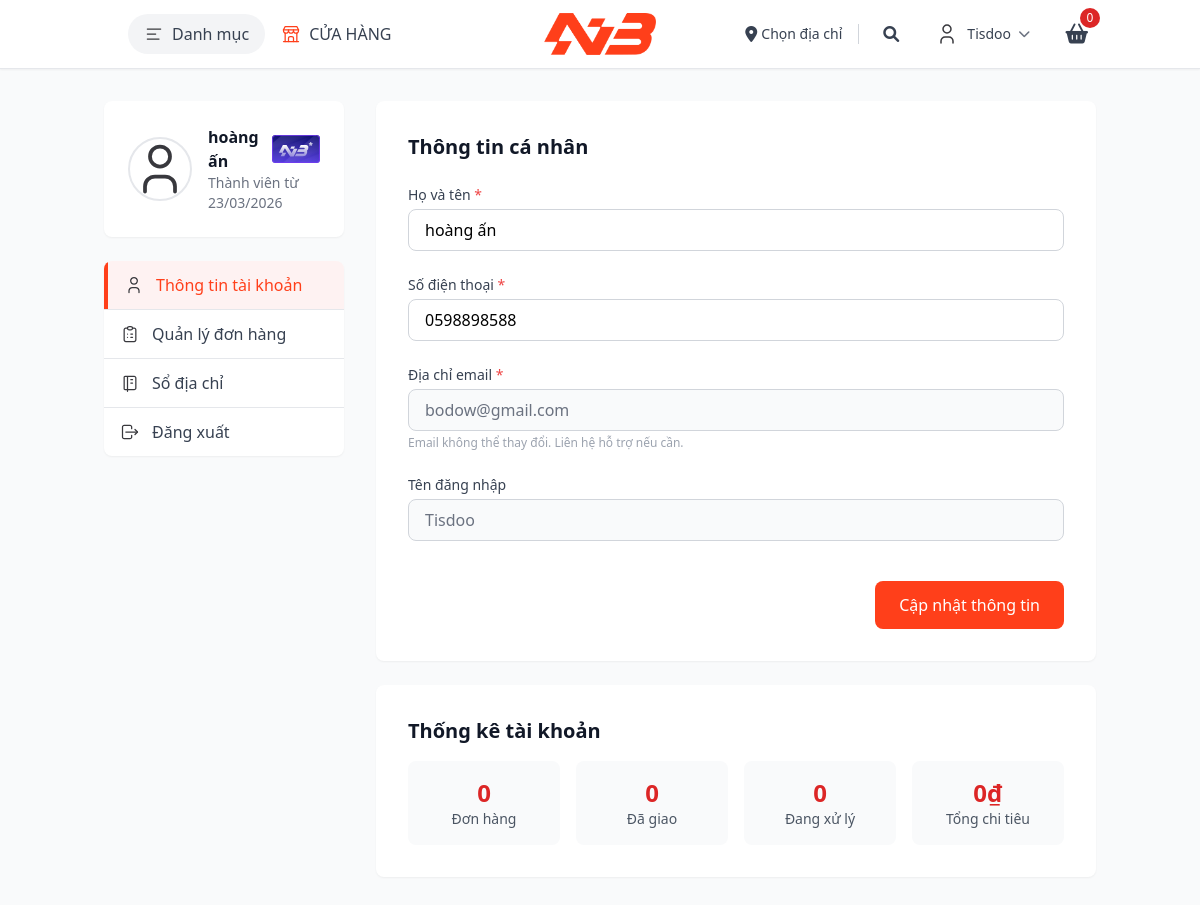
Screenshot of /view/my-account.php (signed in) with the database file from the repository.
### tables this page shows
CREATE TABLE `users` (
  `User_id` int(11) NOT NULL,
  `Username` varchar(50) NOT NULL,
  `password` varchar(255) NOT NULL,
  `Ho_ten` varchar(100) DEFAULT NULL,
  `email` varchar(100) DEFAULT NULL,
  `SDT` varchar(15) DEFAULT NULL,
  `role` tinyint(1) DEFAULT 0,
  `status` tinyint(1) DEFAULT 1,
  `created_at` datetime DEFAULT current_timestamp()
);

### view/my-account.php (the view, shortened to what this page needs)
<?php
require_once '../control/connect.php';
$user_id = $_SESSION['user_id'];
$stmt = $conn->prepare("SELECT User_id, Username, Ho_ten, email, SDT, role, status, created_at FROM users WHERE User_id = ?");
$stmt->bind_param("i", $user_id);
$stmt->execute();
$user = $stmt->get_result()->fetch_assoc();
$created_date = !empty($user['created_at']) ? date('d/m/Y', strtotime($user['created_at'])) : 'N/A';
?>
<!DOCTYPE html>
<html lang="vi">
<head>
    <script src="https://cdn.tailwindcss.com"></script>
    <link rel="stylesheet" href="https://cdnjs.cloudflare.com/ajax/libs/font-awesome/6.0.0-beta3/css/all.min.css">
</head>
<body class="font-sans antialiased bg-gray-50">
    <div id="wrapper" class="min-h-screen flex flex-col">
        <header id="header" class="sticky top-0 z-40 bg-white shadow-sm">
            <div class="header-wrapper">
                <div id="masthead" class="py-2 md:py-3 border-b">
                    <div class="container mx-auto px-4 flex items-center justify-between">
                        <div class="hidden md:flex items-center flex-1 ml-6">
                            <ul class="flex items-center space-x-4">
                                <li class="relative" id="mega-menu-container">
                                    <button id="mega-menu-trigger"
                                        class="button-menu flex items-center px-4 py-2 bg-gray-100 text-gray-700 rounded-full hover:bg-gray-200 transition">
                                        <img src="../img/icons/menu.svg" class="w-5 h-5 mr-2" alt="menu">
                                        <span>Danh mục</span>
                                    </button>
                                </li>
                                <li><a href="shop.php"
                                        class="flex items-center text-gray-700 hover:text-red-600 font-medium"><img
                                            src="../img/icons/store.svg" class="w-5 h-5 flex-shrink-0 mr-2"><span>CỬA
                                            HÀNG</span></a></li>
                            </ul>
                        </div>
                        <div id="logo" class="flex-shrink-1 absolute left-1/2 transform -translate-x-1/2">
                            <a href="../index.php" title="NVBPlay" rel="home">
                                <img width="100" height="40" src="../img/icons/logonvb.png" alt="NVBPlay"
                                    class="h-12 md:h-14 w-auto transform scale-75">
                            </a>
                        </div>
                        <div class="hidden md:flex items-center space-x-4">
                            <div class="address-book">
                                <a href="./my-account/address-book.php"
                                    class="flex items-center text-gray-700 hover:text-red-600">
                                    <i class="fas fa-map-marker-alt mr-1"></i>
                                    <span class="shipping-address text-sm"><span class="text">Chọn địa chỉ</span></span>
                                </a>
                            </div>
                            <div class="search-header relative">
                                <button class="search-toggle p-2"><i
                                        class="fas fa-search text-gray-700 hover:text-red-600"></i></button>
                            </div>
                            <div class="user-dropdown">
                                <button id="userToggle"
                                    class="flex items-center space-x-2 hover:bg-gray-100 px-3 py-2 rounded-lg transition">
                                    <img src="../img/icons/account.svg" class="w-6 h-6" alt="Account">
                                    <span
                                        class="text-sm font-medium text-gray-700"><?php echo htmlspecialchars($user['Username']); ?></span>
                                    <i class="fas fa-chevron-down text-xs text-gray-500"></i>
                                </button>
                            </div>
                            <a href="./cart.php" class="relative p-2">
                                <i class="fas fa-shopping-basket text-gray-700 hover:text-red-600 text-xl"></i>
                                <span
                                    class="absolute -top-1 -right-1 bg-red-600 text-white text-xs rounded-full h-5 w-5 flex items-center justify-center">0</span>
                            </a>
                        </div>
                    </div>
                </div>
            </div>
        </header>
        <main class="flex-1">
            <div class="container mx-auto px-4 py-4 md:py-8">
                <div class="flex flex-col lg:flex-row gap-4 md:gap-8">
                    <div class="lg:w-1/4">
                        <div class="bg-white rounded-lg shadow-sm p-6 mb-6">
                            <div class="flex items-center space-x-4">
                                <img src="../img/icons/account.svg" alt="User avatar"
                                    class="w-16 h-16 rounded-full border-2 border-gray-200">
                                <div class="flex-1">
                                    <div class="flex items-center justify-between">
                                        <div class="flex items-center">
                                            <h3 class="font-semibold text-gray-900">
                                                <?php echo htmlspecialchars($user['Ho_ten']); ?></h3>
                                        </div>
                                        <div class="rank">
                                            <img src="../img/icons/subscription.svg" class="w-25 h-25" alt="Rank">
                                        </div>
                                    </div>
                                    <p class="text-sm text-gray-500">Thành viên từ <?php echo $created_date; ?></p>
                                </div>
                            </div>
                        </div>
                        <nav class="bg-white rounded-lg shadow-sm overflow-hidden hidden lg:block">
                            <ul class="divide-y divide-gray-200">
                                <li>
                                    <a href="./my-account.php"
                                        class="flex items-center px-4 py-3 bg-red-50 text-[#FF3F1A] font-medium border-l-4 border-[#FF3F1A]">
                                        <img src="../img/icons/account.svg" class="w-5 h-5 mr-3" alt="Account">
                                        Thông tin tài khoản
                                    </a>
                                </li>
                                <li>
                                    <a href="./my-account/orders.php"
                                        class="flex items-center px-4 py-3 text-gray-700 hover:bg-gray-50 hover:text-[#FF3F1A] transition">
                                        <img src="../img/icons/clipboard.svg" class="w-5 h-5 mr-3" alt="Orders">
                                        Quản lý đơn hàng
                                    </a>
                                </li>
                                <li>
                                    <a href="./my-account/address-book.php"
                                        class="flex items-center px-4 py-3 text-gray-700 hover:bg-gray-50 hover:text-[#FF3F1A] transition">
                                        <img src="../img/icons/diachi.svg" class="w-5 h-5 mr-3" alt="Address">
                                        Sổ địa chỉ
                                    </a>
                                </li>
                                <li>
                                    <a href="../control/logout.php"
                                        class="flex items-center px-4 py-3 text-gray-700 hover:bg-gray-50 hover:text-[#FF3F1A] transition">
                                        <img src="../img/icons/logout.svg" class="w-5 h-5 mr-3" alt="Logout">
                                        Đăng xuất
                                    </a>
                                </li>
                            </ul>
                        </nav>
                    </div>
                    <div class="lg:w-3/4">
                        <div class="bg-white rounded-lg shadow-sm p-6 md:p-8">
                            <h3 class="text-xl font-semibold text-gray-900 mb-6">Thông tin cá nhân</h3>
                            <form class="space-y-6" method="POST" action="">
                                <div>
                                    <label for="ho_ten" class="block text-sm font-medium text-gray-700 mb-1">
                                        Họ và tên <span class="text-red-500">*</span>
                                    </label>
                                    <input type="text" id="ho_ten" name="ho_ten"
                                        value="<?php echo htmlspecialchars($user['Ho_ten']); ?>" maxlength="50"
                                        class="w-full px-4 py-2 border border-gray-300 rounded-lg focus:ring-2 focus:ring-red-500 focus:border-red-500 outline-none transition"
                                        oninput="this.value = this.value.replace(/[0-9]/g, '')" required>
                                </div>
                                <div>
                                    <label for="sdt" class="block text-sm font-medium text-gray-700 mb-1">
                                        Số điện thoại <span class="text-red-500">*</span>
                                    </label>
                                    <input type="tel" id="sdt" name="sdt"
                                        value="<?php echo htmlspecialchars($user['SDT'] ?? ''); ?>" maxlength="10"
                                        pattern="^0[0-9]{9}$"
                                        class="w-full px-4 py-2 border border-gray-300 rounded-lg focus:ring-2 focus:ring-red-500 focus:border-red-500 outline-none transition"
                                        oninput="this.value = this.value.replace(/[^0-9]/g, '')" required>
                                </div>
                                <div>
                                    <label for="email" class="block text-sm font-medium text-gray-700 mb-1">
                                        Địa chỉ email <span class="text-red-500">*</span>
                                    </label>
                                    <input type="email" id="email" name="email"
                                        value="<?php echo htmlspecialchars($user['email']); ?>" readonly
                                        class="w-full px-4 py-2 border border-gray-300 rounded-lg bg-gray-50 text-gray-500 cursor-not-allowed">
                                    <p class="text-xs text-gray-400 mt-1">Email không thể thay đổi. Liên hệ hỗ trợ nếu
                                        cần.</p>
                                </div>
                                <div>
                                    <label for="username" class="block text-sm font-medium text-gray-700 mb-1">
                                        Tên đăng nhập
                                    </label>
                                    <input type="text" id="username"
                                        value="<?php echo htmlspecialchars($user['Username']); ?>" readonly
                                        class="w-full px-4 py-2 border border-gray-300 rounded-lg bg-gray-50 text-gray-500 cursor-not-allowed">
                                </div>
                                <div class="pt-4 flex justify-end">
                                    <button type="submit" name="update_info"
                                        class="px-6 py-3 bg-[#FF3F1A] text-white font-medium rounded-lg hover:bg-red-700 focus:outline-none focus:ring-2 focus:ring-red-500 focus:ring-offset-2 transition whitespace-nowrap">
                                        Cập nhật thông tin
                                    </button>
                                </div>
                            </form>
                        </div>
                        <div class="bg-white rounded-lg shadow-sm p-6 md:p-8 mt-6">
                            <h3 class="text-xl font-semibold text-gray-900 mb-4">Thống kê tài khoản</h3>
                            <div class="grid grid-cols-2 md:grid-cols-4 gap-4">
                                <div class="text-center p-4 bg-gray-50 rounded-lg">
                                    <div class="text-2xl font-bold text-red-600">0</div>
                                    <div class="text-sm text-gray-600">Đơn hàng</div>
                                </div>
                                <div class="text-center p-4 bg-gray-50 rounded-lg">
                                    <div class="text-2xl font-bold text-red-600">0</div>
                                    <div class="text-sm text-gray-600">Đã giao</div>
                                </div>
                                <div class="text-center p-4 bg-gray-50 rounded-lg">
                                    <div class="text-2xl font-bold text-red-600">0</div>
                                    <div class="text-sm text-gray-600">Đang xử lý</div>
                                </div>
                                <div class="text-center p-4 bg-gray-50 rounded-lg">
                                    <div class="text-2xl font-bold text-red-600">0₫</div>
                                    <div class="text-sm text-gray-600">Tổng chi tiêu</div>
                                </div>
                            </div>
                        </div>
                    </div>
                </div>
            </div>
        </main>
    </div>
</body>
</html>

### view/my-account.php (style rules this page uses)
.user-dropdown { position: relative; }

### rows the page displays
users: Username "Tisdoo", Ho_ten "hoàng ấn", created_at "23/03/2026", ho_ten "hoàng ấn", sdt "0598898588", email "bodow@gmail.com"
